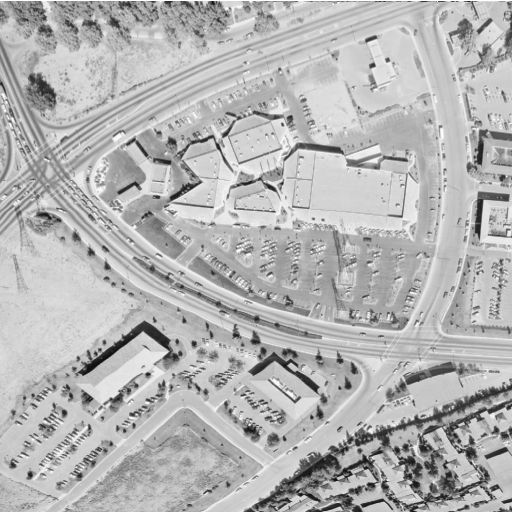
#> input picture images/5.2.09.jpg, 512 x 512 px
$ jupyter execute --allow-errors histogram-equalization.ipynb
#> lines starting #> are read from the running program, lines starting #| are printed output that depends on the picture
[cell 1]
import cv2
import numpy as np
import matplotlib.pyplot as plt
import matplotlib as mpl
mpl.rcParams['figure.facecolor'] = 'white'

[cell 2]
image = cv2.imread('../images/5.2.09.jpg', 0)
#> image is the input picture: shape (512, 512); min 0, max 255, mean 180.6

[cell 3]
plt.imshow(image, cmap='gray');
image.shape
#> Out = (512, 512)

[cell 4]
#display the histogram
def  histogram(image):
    hist, bins = np.histogram(image.flatten(), 256, [0,256])
#> hist = 256 values, max 5004 at index 211, min 0 at index 1, mean 1024; bins = 257 values from 0 to 256
    plt.hist(image.flatten(), 256, [0,256], color = 'k')
    plt.xlim([0,256])
    plt.show()
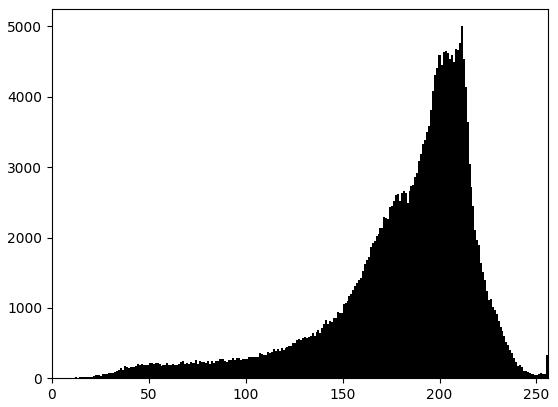
#> figure drawn by matplotlib, 1 panel; tallest bar 5004 high, from x = 211 to 212

histogram(image)

[cell 5]
# implement the histogram equalization
def hist_equal(image):
    hist, bins = np.histogram(image.flatten(), 256, [0,256])
#> bins = 257 values from 0 to 256
    cdf = hist.cumsum()
#> cdf = 256 values from 1 to 262144
    cdf_normalized = cdf * hist.max()/ cdf.max()
#> cdf_normalized = 256 values from 0.0191 to 5004
    cdf_m = np.ma.masked_equal(cdf,0)
    cdf_m = (cdf_m - cdf_m.min())*255/(cdf_m.max()-cdf_m.min())
    cdf = np.ma.filled(cdf_m,0).astype('uint8')
#> cdf = 256 values from 0 to 255
    img2 = cdf[image]
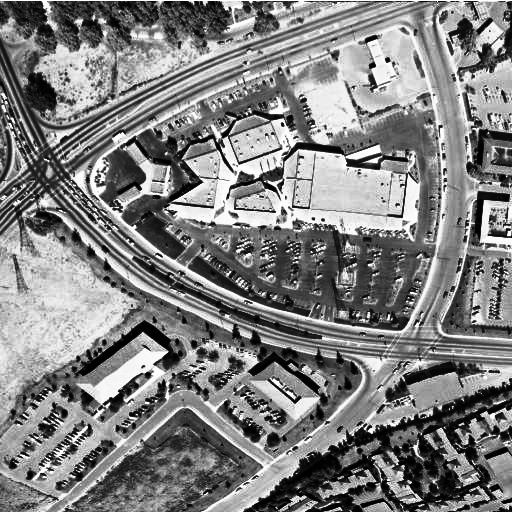
#> img2: shape (512, 512); min 0, max 255, mean 128.4
    return img2

histogram_equalized = hist_equal(image)
histogram_equalized.shape

histogram(histogram_equalized);
#> in histogram (call 2), `hist, bins = np.histogram(image.flatten(), 256, [0,256])`: hist = 256 values, max 5004 at index 212, min 0 at index 45, mean 1024
#> in histogram (call 2), `plt.show()`:
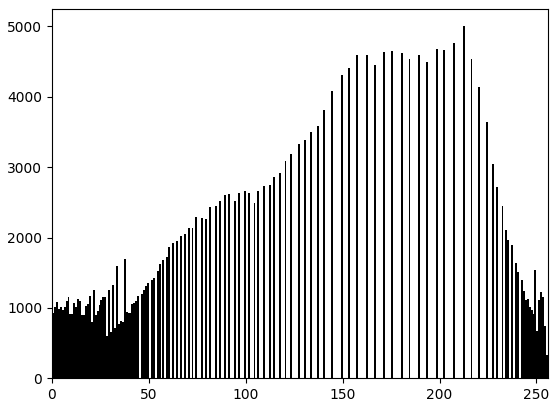
#> figure drawn by matplotlib, 1 panel; tallest bar 5004 high, from x = 212 to 213
plt.imshow(histogram_equalized, cmap='gray');

$ run again, with images/5.3.01.jpg copied over images/5.2.09.jpg
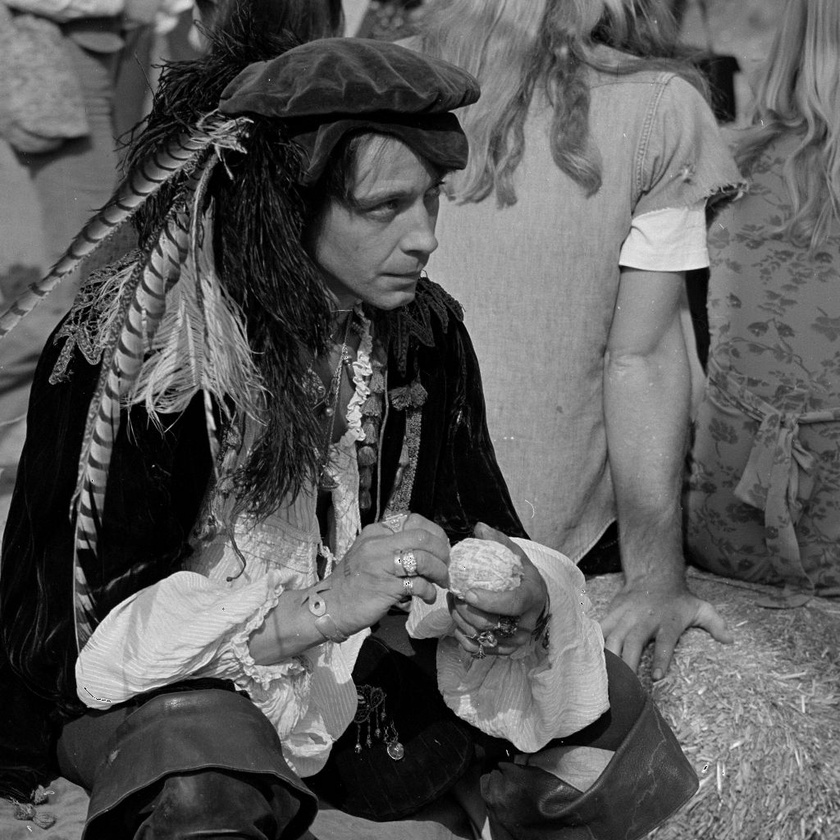
#> input picture images/5.3.01.jpg, 840 x 840 px, shrunk from 1024 x 1024 before the run
#> image is the input picture: shape (840, 840); min 0, max 255, mean 89
#> in histogram, `hist, bins = np.histogram(image.flatten(), 256, [0,256])`: hist = 256 values, max 14529 at index 1, min 0 at index 253, mean 2756.2; bins = 257 values from 0 to 256
#> in hist_equal, `cdf = hist.cumsum()`: cdf = 256 values from 11384 to 705600
#> cdf_normalized = 256 values from 234.4 to 14529
#> in hist_equal, `cdf = np.ma.filled(cdf_m,0).astype('uint8')`: cdf = 256 values from 0 to 255
#> in hist_equal, `img2 = cdf[image]`:
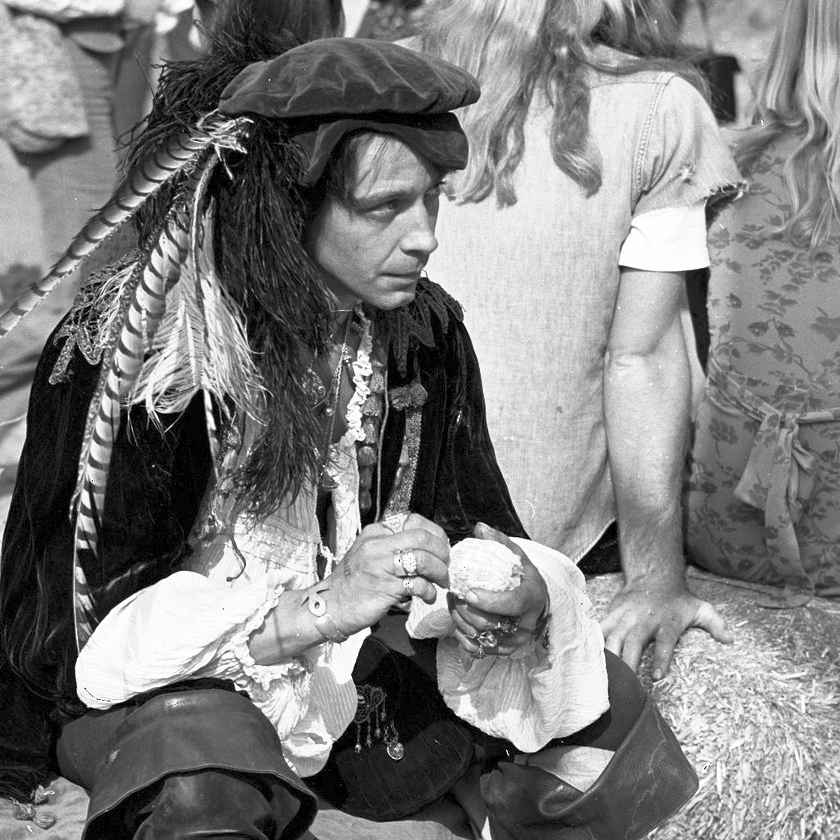
#> img2: shape (840, 840); min 0, max 255, mean 125.8
#> in histogram (call 2), `hist, bins = np.histogram(image.flatten(), 256, [0,256])`: hist = 256 values, max 14529 at index 5, min 0 at index 1, mean 2756.2
#> in histogram (call 2), `plt.show()`:
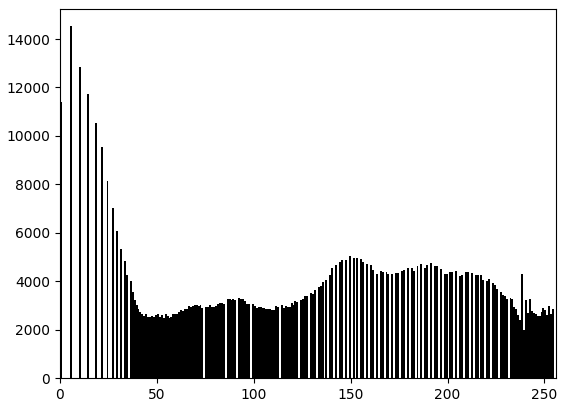
#> figure drawn by matplotlib, 1 panel; tallest bar 14529 high, from x = 5 to 6

$ run again, with images/board.jpg copied over images/5.2.09.jpg
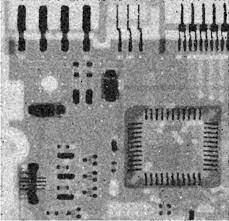
#> input picture images/board.jpg, 229 x 221 px
#> image is the input picture: shape (221, 229); min 0, max 255, mean 143.4
#> in histogram, `hist, bins = np.histogram(image.flatten(), 256, [0,256])`: hist = 256 values, max 774 at index 142, min 0 at index 252, mean 197.7; bins = 257 values from 0 to 256
#> in hist_equal, `cdf = hist.cumsum()`: cdf = 256 values from 44 to 50609
#> cdf_normalized = 256 values from 0.673 to 774
#> in hist_equal, `cdf = np.ma.filled(cdf_m,0).astype('uint8')`: cdf = 256 values from 0 to 255
#> in hist_equal, `img2 = cdf[image]`:
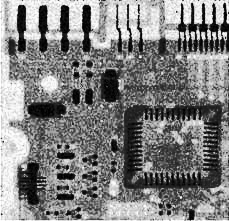
#> img2: shape (221, 229); min 0, max 255, mean 127.8
#> in histogram (call 2), `hist, bins = np.histogram(image.flatten(), 256, [0,256])`: hist = 256 values, max 774 at index 114, min 0 at index 51, mean 197.7
#> in histogram (call 2), `plt.show()`:
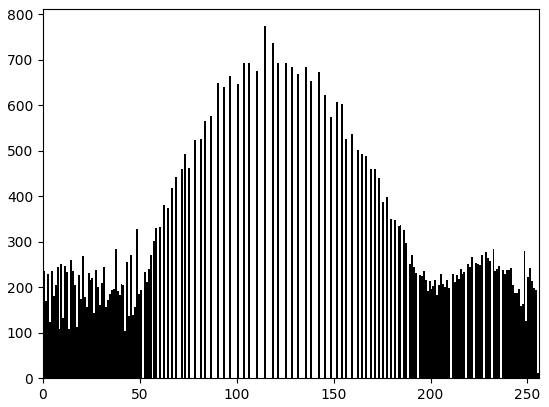
#> figure drawn by matplotlib, 1 panel; tallest bar 774 high, from x = 114 to 115
